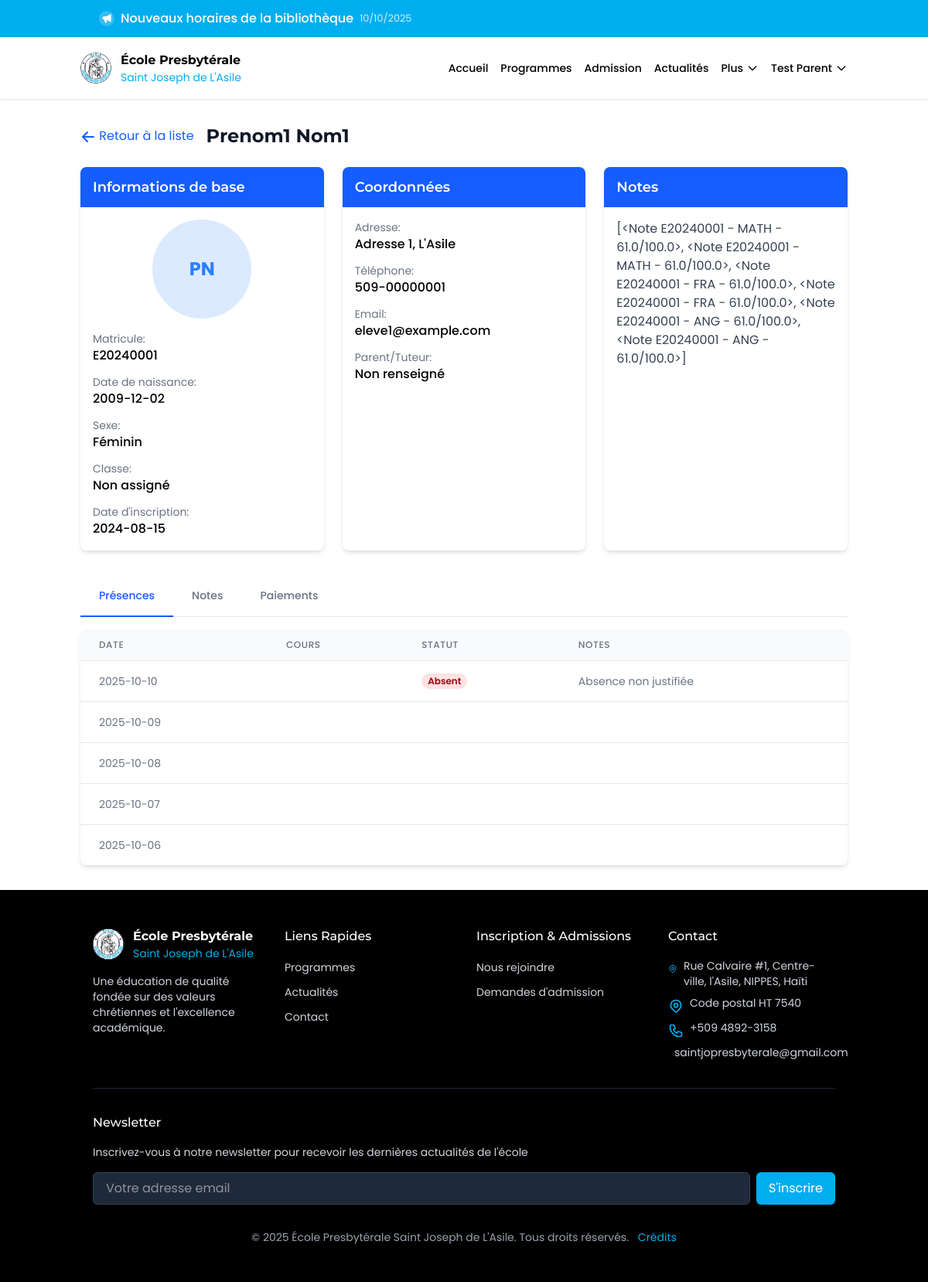
Page /eleves/1 (signed in) on the earlier database version.
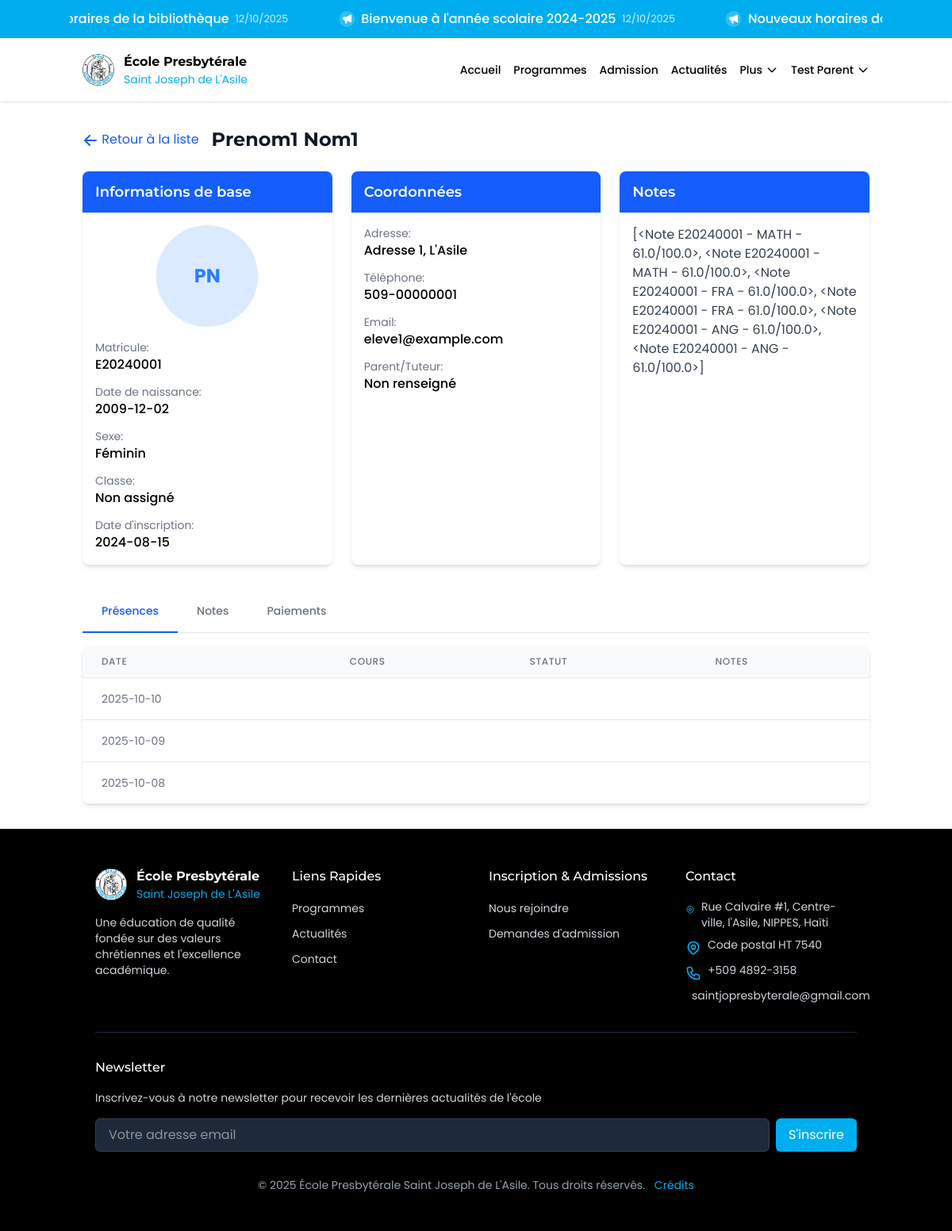
Same page on the later database version.
### models.py (models this page shows, shortened)
class Annonce(db.Model):
    __tablename__ = 'annonces'
    id = db.Column(db.Integer, primary_key=True)
    titre = db.Column(db.String(100), nullable=False)
    contenu = db.Column(db.Text, nullable=False)
    date_creation = db.Column(db.DateTime, default=datetime.now)
    date_expiration = db.Column(db.Date)
    public = db.Column(db.Boolean, default=True)
    important = db.Column(db.Boolean, default=False)

class Presence(db.Model):
    __tablename__ = 'presences'
    id = db.Column(db.Integer, primary_key=True)
    eleve_id = db.Column(db.Integer, db.ForeignKey('eleves.id'), nullable=False)
    cours_id = db.Column(db.Integer, db.ForeignKey('cours.id'), nullable=False)
    date = db.Column(db.Date, nullable=False)
    statut = db.Column(db.String(10), nullable=False)  # present, absent, retard, excuse
    notes = db.Column(db.Text)
    eleve = db.relationship('Eleve', backref=db.backref('presences', lazy=True))
    cours = db.relationship('Cours', backref=db.backref('presences', lazy=True))

### modules/eleves.py (the view)
@eleves_blueprint.route('/<int:eleve_id>')
@login_required
def details(eleve_id):
    from models import Presence, Note, Paiement
    eleve = Eleve.query.get(eleve_id)
    if not eleve:
        flash("Élève non trouvé.", "danger")
        return redirect(url_for('eleves.liste'))
    presences = Presence.query.filter_by(eleve_id=eleve_id).order_by(Presence.date.desc()).limit(10).all()
    notes = Note.query.filter_by(eleve_id=eleve_id).order_by(Note.date.desc()).limit(10).all()
    paiements = Paiement.query.filter_by(eleve_id=eleve_id).order_by(Paiement.date.desc()).limit(10).all()
    return render_template('eleves/details.html',
                          eleve=eleve,
                          presences=presences,
                          notes=notes,
                          paiements=paiements)

### app.py (called while the page is built)
@login_manager.user_loader
def load_user(user_id):
    return User.query.get(int(user_id))

### models.py (called while the page is built)
    def __repr__(self):
        return f'<Note {self.eleve.matricule} - {self.cours.code} - {self.valeur}/{self.sur}>'

### templates/eleves/details.html (shortened to what the changed rows need)
{% extends "base.html" %}
{% block content %}
<div class="container mx-auto px-4 py-8">
    <div class="flex items-center mb-6">
        <h1 class="text-2xl font-bold text-gray-900">{{ eleve.prenom }} {{ eleve.nom }}</h1>
    </div>
    <div class="grid grid-cols-1 md:grid-cols-3 gap-6">
        <div class="bg-white shadow-md rounded-lg overflow-hidden">
            <div class="bg-blue-600 px-4 py-3">
                <h2 class="text-lg font-semibold text-white">Informations de base</h2>
            </div>
        </div>
        <div class="bg-white shadow-md rounded-lg overflow-hidden">
            <div class="bg-blue-600 px-4 py-3">
                <h2 class="text-lg font-semibold text-white">Coordonnées</h2>
            </div>
        </div>
        <div class="bg-white shadow-md rounded-lg overflow-hidden">
            <div class="bg-blue-600 px-4 py-3">
                <h2 class="text-lg font-semibold text-white">Notes</h2>
            </div>
        </div>
    </div>
    <div class="mt-8">
        <div class="bg-white shadow-md rounded-lg overflow-hidden mt-4">
            <div id="presences-tab" class="tab-content">
                {% if presences %}
                <div class="overflow-x-auto">
                    <table class="min-w-full divide-y divide-gray-200">
                        <thead class="bg-gray-50">
                            <tr>
                                <th scope="col" class="px-6 py-3 text-left text-xs font-medium text-gray-500 uppercase tracking-wider">Date</th>
                                <th scope="col" class="px-6 py-3 text-left text-xs font-medium text-gray-500 uppercase tracking-wider">Cours</th>
                                <th scope="col" class="px-6 py-3 text-left text-xs font-medium text-gray-500 uppercase tracking-wider">Statut</th>
                                <th scope="col" class="px-6 py-3 text-left text-xs font-medium text-gray-500 uppercase tracking-wider">Notes</th>
                            </tr>
                        </thead>
                        <tbody class="bg-white divide-y divide-gray-200">
                            {% for presence in presences %}
                            <tr>
                                <td class="px-6 py-4 whitespace-nowrap text-sm text-gray-500">{{ presence.date }}</td>
                                <td class="px-6 py-4 whitespace-nowrap text-sm text-gray-500">{{ presence.cours_nom }}</td>
                                <td class="px-6 py-4 whitespace-nowrap text-sm">
                                    {% if presence.statut == 'present' %}
                                    <span class="px-2 inline-flex text-xs leading-5 font-semibold rounded-full bg-green-100 text-green-800">Présent</span>
                                    {% elif presence.statut == 'absent' %}
                                    <span class="px-2 inline-flex text-xs leading-5 font-semibold rounded-full bg-red-100 text-red-800">Absent</span>
                                    {% elif presence.statut == 'retard' %}
                                    <span class="px-2 inline-flex text-xs leading-5 font-semibold rounded-full bg-yellow-100 text-yellow-800">Retard</span>
                                    {% elif presence.statut == 'excuse' %}
                                    <span class="px-2 inline-flex text-xs leading-5 font-semibold rounded-full bg-blue-100 text-blue-800">Excusé</span>
                                    {% endif %}
                                </td>
                                <td class="px-6 py-4 text-sm text-gray-500">{{ presence.notes or '' }}</td>
                            </tr>
                            {% endfor %}
                        </tbody>
                    </table>
                </div>
                {% else %}
                <div class="p-8 text-center">
                    <p class="text-gray-500">Aucune donnée de présence disponible.</p>
                </div>
                {% endif %}
            </div>
        </div>
    </div>
</div>
{% endblock %}

### templates/base.html (shortened to what the changed rows need)
<html lang="en">
   <head>
      <script src="https://cdn.jsdelivr.net/npm/@tailwindcss/browser@4"></script>
      <link href="https://unpkg.com/aos@2.3.1/dist/aos.css" rel="stylesheet">
   </head>
   <body>
      <div id="root" class="overflow-hidden">
         {% if annonces and annonces|length > 0 %}
         <div class="ticker-wrap w-full">
            <div class="ticker container mx-auto">
               <div class="ticker-track" id="ticker-track">
                  {% for annonce in annonces %}
                  <div class="ticker-item">
                     <a href="{{ url_for('communication.details_annonce', annonce_id=annonce.id) }}" class="ticker-link">
                        {% if annonce.important is defined and annonce.important %}
                        <span class="ticker-icon important">
                           <svg xmlns="http://www.w3.org/2000/svg" viewBox="0 0 20 20" fill="currentColor">
                              <path fill-rule="evenodd" d="M8.257 3.099c.765-1.36 2.722-1.36 3.486 0l5.58 9.92c.75 1.334-.213 2.98-1.742 2.98H4.42c-1.53 0-2.493-1.646-1.743-2.98l5.58-9.92zM11 13a1 1 0 11-2 0 1 1 0 012 0zm-1-8a1 1 0 00-1 1v3a1 1 0 002 0V6a1 1 0 00-1-1z" clip-rule="evenodd" />
                           </svg>
                        </span>
                        {% else %}
                        <span class="ticker-icon">
                           <svg xmlns="http://www.w3.org/2000/svg" viewBox="0 0 20 20" fill="currentColor">
                              <path fill-rule="evenodd" d="M18 3a1 1 0 00-1.447-.894L8.763 6H5a3 3 0 000 6h.28l1.771 5.316A1 1 0 008 18h1a1 1 0 001-1v-4.382l6.553 3.276A1 1 0 0018 15V3z" clip-rule="evenodd" />
                           </svg>
                        </span>
                        {% endif %}
                        <span class="ticker-title">{{ annonce.titre }}</span>
                        <span class="ticker-date">{{ annonce.date_creation.strftime('%d/%m/%Y') }}</span>
                     </a>
                  </div>
                  {% endfor %}
               </div>
            </div>
         </div>
         {% endif %}
         <header class="sticky top-0 z-50 w-full bg-white/90 backdrop-blur-md shadow-sm overflow-x-hidden">
            <div class="container mx-auto px-4">
               <div class="flex h-20 items-center justify-between">
                     <div class="flex items-center flex-shrink-0">
                        <a href="#" class="flex items-center">
                           <div class="ml-3">
                              <h1 class="text-sm font-bold text-black md:text-base whitespace-nowrap">École Presbytérale</h1>
                           </div>
                        </a>
                     </div>
                  </div>
               </div>
            </header>
            {% block content %}
            {% endblock %}
            <footer class="bg-black text-white">
               <div class="container mx-auto px-4 py-12 sm:px-6 lg:px-8">
                  <div class="grid grid-cols-1 gap-8 md:grid-cols-4">
                     <div class="md:col-span-1">
                        <div class="flex items-center">
                           <a href="#" class="flex items-center">
                              <div class="ml-3">
                                 <h2 class="text-sm font-bold text-white md:text-base">École Presbytérale</h2>
                              </div>
                           </a>
                        </div>
                     </div>
                  </div>
               </div>
            </footer>
      </div>
   </body>
</html>

Differences in the rows shown:
no longer on this page (row edited): Presence: date "2025-10-07"
no longer on this page (row edited): Presence: date "2025-10-06"
changed Annonce "Nouveaux horaires de la bibliothèque": date_creation "10/10/2025" → "12/10/2025"
now on this page (row edited): Annonce: important False (drawn), titre "Bienvenue à l'année scolaire 2024-2025", date_creation "12/10/2025"
changed Presence (number 1 of 3 on the later page): statut "absent" → "présent" (drawn); notes "Absence non justifiée" → (not shown)
